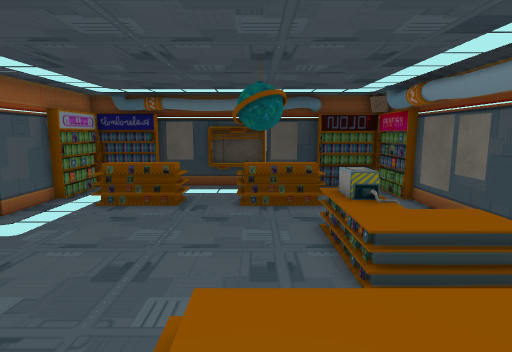
view 1 (above)

14 first-person views from a walk through a scene from a Unity 3-D project. The camera is 1.4 m above the floor, tilts 8° down and sees 80° across. The floor is counted in squares, 0.5 m on a side. Each view is taken from the middle of a square. On the plan, view 1 faces up. The plan holds only what a view shows up to about 20 squares ahead; the rest is blank. The place goes on beyond the plan. The player is left out. Some surface patterns are stand-ins.

view 2
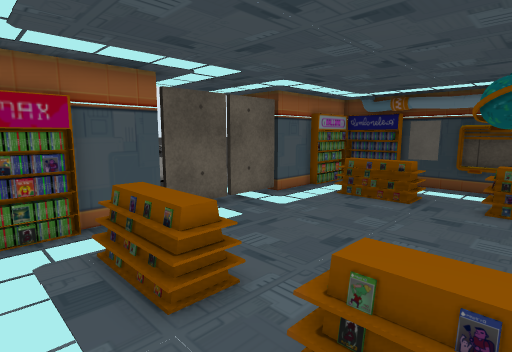

view 3
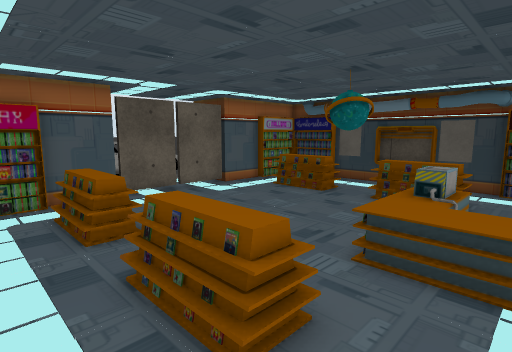

view 4
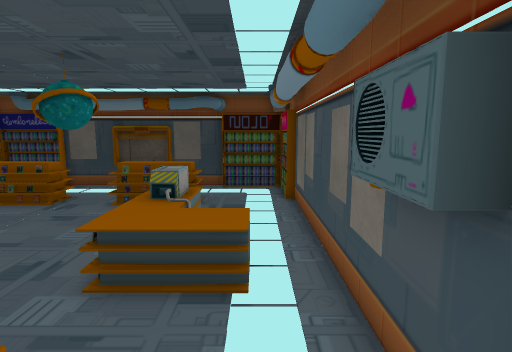

view 5
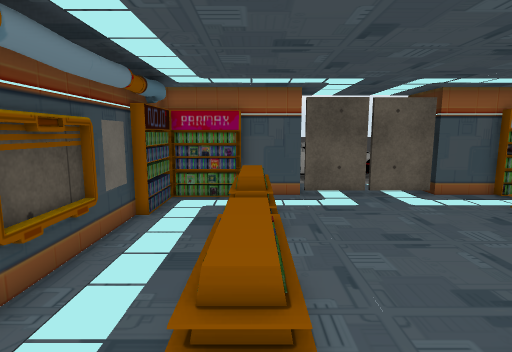

view 6
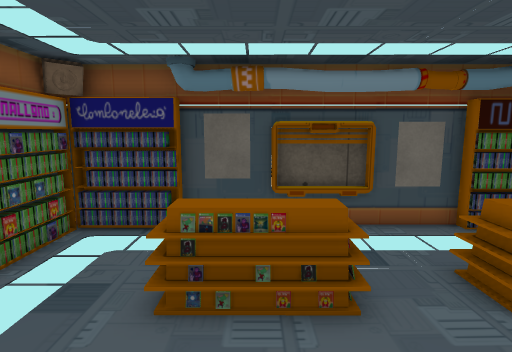

view 7
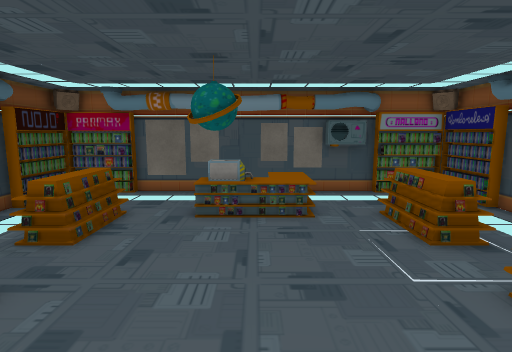

view 8
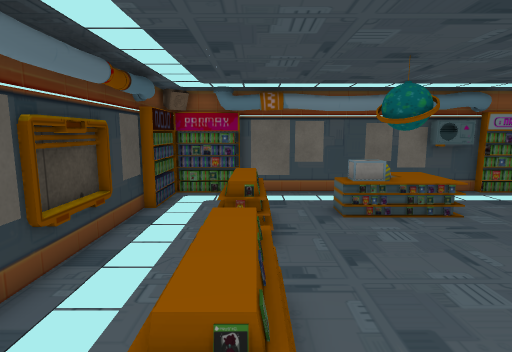

view 9
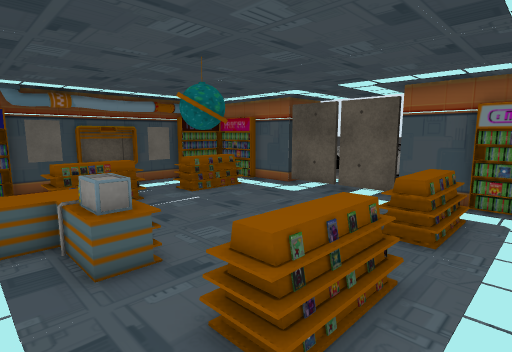

view 10
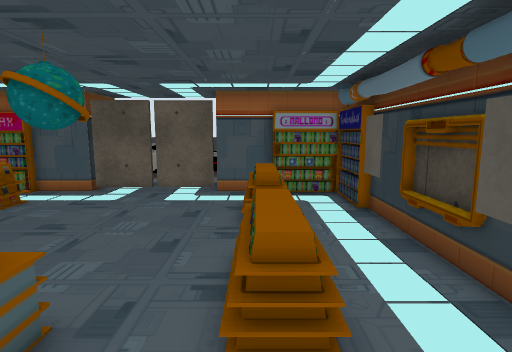

view 11
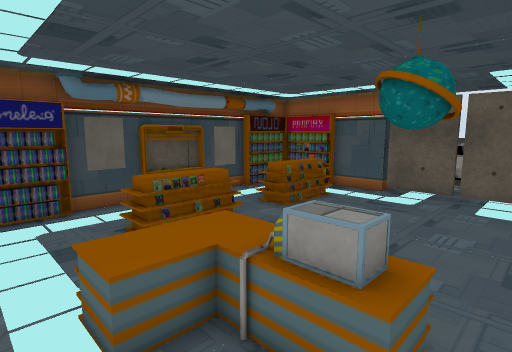

view 12
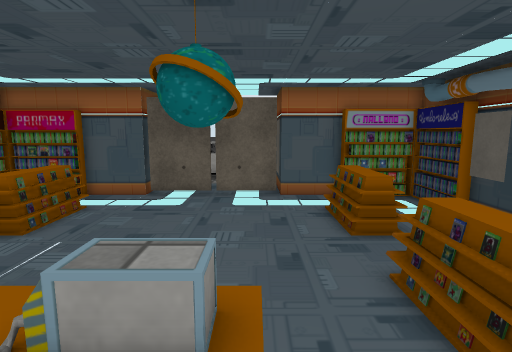

view 13
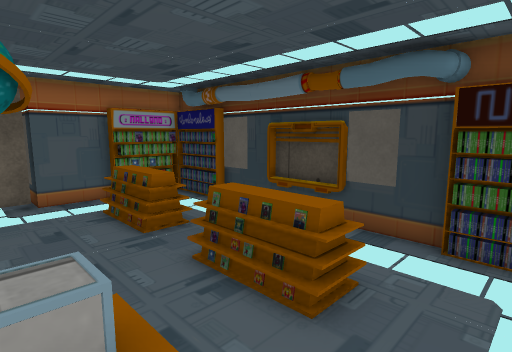

view 14
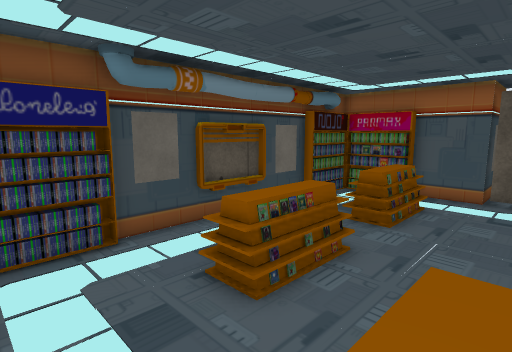

### Floor plan
Key: @ floor where view 1 was taken; # wall or solid block; x gap in a wall; . floor; S shelf; E desk; O other object.
Columns run from 11 left of view 1 to 7 right of it. Each row starts with its distance up from view 1.
 16   SSSSS########SS##
 15   SS.............SS
 14   SS.............SS
 13   SS.OOOO..OOOS..SS
 12   #..SSSS.SSSSS...#
 11   #...............#
 10 ###...............#
  9  .#..........EE...#
  8  .#........#xE#...#
  7  .x..........EE ..#
  6  .#..........EEEE.#
  5  .#..........EEEE.#
  4 ###..............##
  3   #..............##
  2   #..   O.S   S..##
  1   SS.............SS
  0   SS.......@.....SS
 -1   SS.............SS
 -2   #SSSS########SS##

Positions as (right, up) in squares from view 1, and headings:
1: (0, 0), facing up
2: (1, -1), facing up-left
3: (5, -1), facing up-left
4: (5, 0), facing up
5: (5, 2), facing left
6: (1, 7), facing down
7: (-8, 7), facing right
8: (-8, 12), facing right
9: (5, 15), facing down-left
10: (6, 12), facing left
11: (6, 10), facing down-left
12: (5, 9), facing left
13: (5, 8), facing up-left
14: (6, 6), facing down-left
